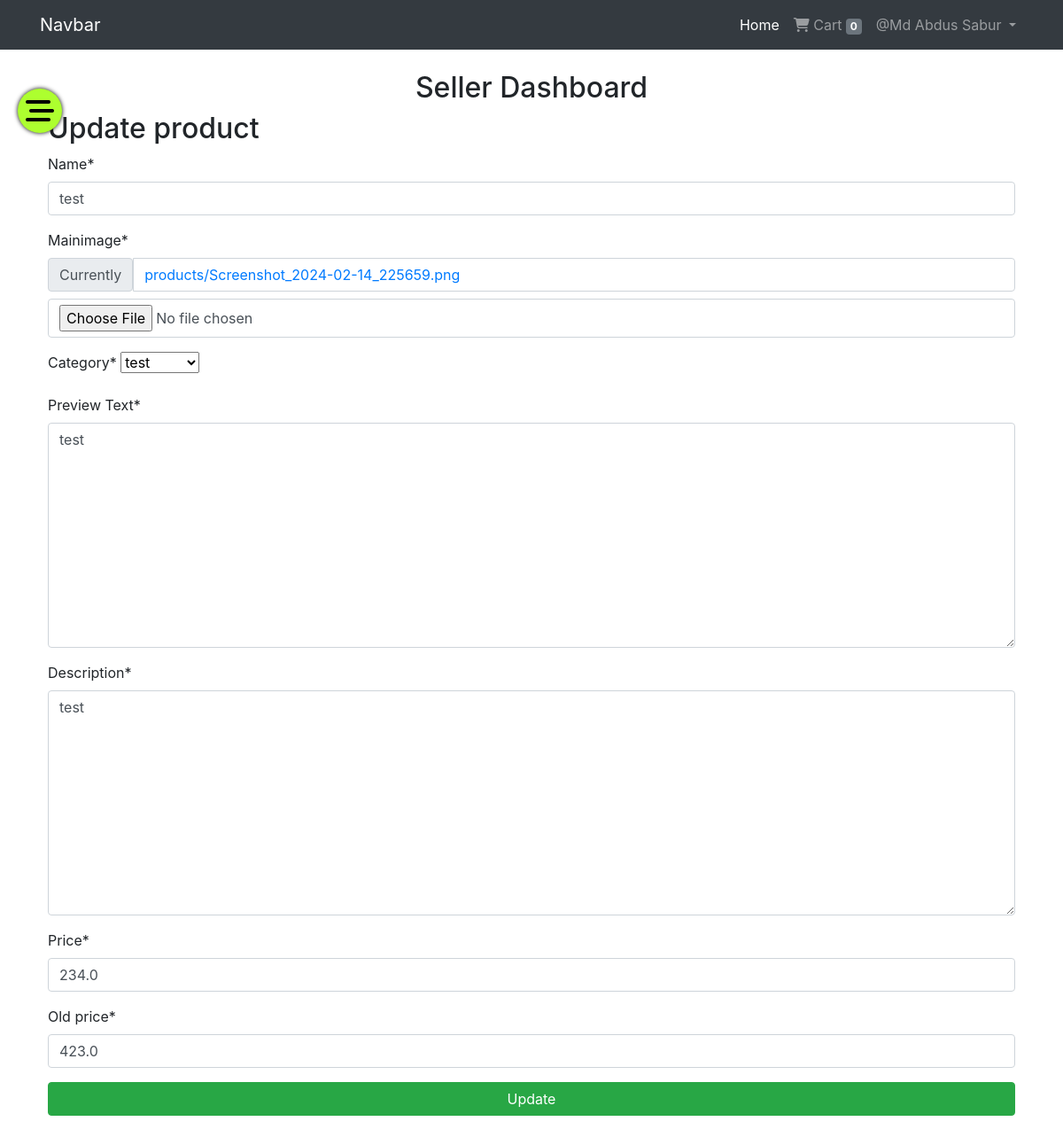
The app's page /seller/edit-product/26/ (signed in) with its own data.
### App_Auth/models.py (models this page shows, shortened)
class User(AbstractBaseUser, PermissionsMixin):
    email = models.EmailField(max_length=255, unique=True, null=False)
    role = models.CharField(max_length=10, default='user')
    is_staff = models.BooleanField(
        gettext_lazy('staff status'),
        default=False,
        help_text=gettext_lazy('Designates whether the user can log into this admin site.'),
    )
    is_active = models.BooleanField(
        gettext_lazy('active'),
        default=True,
        help_text=gettext_lazy('Designates whether this user should be treated as active. Unselect this instead of deleting accounts.'),
    )
    USERNAME_FIELD = 'email'
    objects = MyUserManager()

class Profile(models.Model):
    user = models.OneToOneField(User, on_delete=models.CASCADE, related_name='profile')
    username = models.CharField(max_length=264, blank=True)
    full_name = models.CharField(max_length=264, blank=True)
    address_1 = models.TextField(max_length=300, blank=True)
    city = models.CharField(max_length=40, blank=True)
    zipcode = models.CharField(max_length=10, blank=True)
    counrty = models.CharField(max_length=50, blank=True)
    phone = models.CharField(max_length=20, blank=True)
    date_joined = models.DateTimeField(auto_now_add = True)
    def is_fully_filled(self):
        fields_names = [f.name for f in self._meta.get_fields()]
        for field_name in fields_names:
            value = getattr(self, field_name)
            if value is None or value == '':
                return False
        return True

### App_Shop/models.py (models this page shows, shortened)
class Product(models.Model):
    created_by = models.ForeignKey(User, related_name='products', on_delete=models.CASCADE, default=1)
    name = models.CharField(max_length=264)
    mainimage = models.ImageField(upload_to='products')
    category = models.ForeignKey(Category, on_delete=models.CASCADE, related_name='category')
    preview_text = models.TextField(max_length=200, verbose_name='Preview Text')
    description = models.TextField(max_length=1000, verbose_name='Description')
    price = models.FloatField()
    old_price = models.FloatField(default=0.00)
    created_at = models.DateTimeField(auto_now_add=True)
    updated_at = models.DateTimeField(auto_now=True)
    class Meta:
        ordering = ['-updated_at','name']

### App_Seller/views.py (the view, shortened to what this page needs)
# urls.py: path('edit-product/<pk>/', edit_product , name="edit_product"),
@login_required
def edit_product(request, pk):
    if (request.user.role!='seller'):
        messages.warning(request, "Only seller can access this page.")
        return HttpResponseRedirect(reverse('App_Shop:home'))
    if not request.user.profile.is_fully_filled():
        messages.warning(request,"Complete profile details first!")
        first = reverse("App_Auth:change_profile")
        next = reverse("App_Seller:seller_dashboard")
        return redirect("{}?next={}".format(first, next))
    seller_exists = SellerProfile.objects.filter(user=request.user)
    if not seller_exists:
        messages.warning(request,"Complete seller details first!")
        first = reverse("App_Seller:fill_seller_info")
        next = reverse("App_Seller:seller_dashboard")
        return redirect("{}?next={}".format(first, next))
    edit = True
    product = Product.objects.filter(pk=pk, created_by=request.user)
    if not product.exists():
        messages.warning(request,"Product not found")
        return redirect("App_Seller:seller_products")
    product = list(product)[0]
    form = Create_Product_Form(instance=product)
    return render(request, 'App_Seller/create_product.html', context={'form': form, "edit":edit})

### App_Seller/forms.py
class Create_Product_Form(ModelForm):
    class Meta:
        model = Product
        exclude = ('created_by',)

### App_Order/templatetags/cart_tag.py (called while the page is built)
@register.filter
def cart_total(user):
    order = Order.objects.filter(user=user, ordered = False)
    if order.exists():
        return order[0].orderItems.count()
    else:
        return 0

### App_Shop/models.py (called while the page is built)
    def __str__(self):
        return self.title

### templates/App_Seller/create_product.html (shortened to what this page needs)
{% extends "App_Seller/dashboard.html" %}
{%load crispy_forms_tags%}
{% block dash_block %}
<div class="form">
    {%if edit%}
    <h2>Update product</h2>
    {%else%}
    <h2>Create a product for your shop</h2>
    {%endif%}
    <form method="POST" enctype="multipart/form-data">
        {{form|crispy}}
        <button class="btn btn-success w-100" type="submit">
            {%if edit%}
            Update
            {%else%}
            Create
            {%endif%}
        </button>
    </form>
</div>
{%endblock%}

### templates/base.html (shortened to what this page needs)
{% load cart_tag %}
{% load static %}
<!DOCTYPE html>
<html lang="en">
  <head>
    <link
      rel="stylesheet"
      href="https://cdn.jsdelivr.net/npm/bootstrap@4.0.0/dist/css/bootstrap.min.css"
    />
    <link
      rel="stylesheet"
      href="https://cdnjs.cloudflare.com/ajax/libs/font-awesome/6.5.1/css/all.min.css"
    />
    <link rel="stylesheet" href="{% static 'css/main.css' %}" />
  </head>
  <body>
    <nav class="navbar navbar-expand-lg navbar-dark bg-dark">
      <div class="container">
        <a class="navbar-brand" href="{% url 'App_Shop:home' %}">Navbar</a>
        <div class="collapse navbar-collapse" id="navbarNav">
          <ul class="navbar-nav ml-auto">
            {% if user.is_authenticated %}
            <li class="nav-item active">
              <a class="nav-link" href="{%url 'App_Shop:home'%}"
                >Home <span class="sr-only">(current)</span></a
              >
            </li>
            <li class="nav-item">
              <a class="nav-link" href="{%url 'App_Order:cart'%}">
                <i class="fa fa-shopping-cart"></i>
                Cart
                <span class="badge badge-secondary">{{request.user | cart_total}}</span>
                </a>
            </li>
            <li class="nav-item dropdown">
              <a
                class="nav-link dropdown-toggle"
                href="#"
                id="navbarDropdownMenuLink"
                data-toggle="dropdown"
                aria-haspopup="true"
                aria-expanded="false"
              >
              {%if user.profile.full_name%}
                @{{user.profile.full_name}}
              {%else%}
              @Profile
              {%endif%}
              </a>
            </li>
            {%endif%}
          </ul>
        </div>
      </div>
    </nav>
    {%if user.role == 'seller'%}
    <button type="button" class="toggle-seller"><i class="fa-solid fa-bars-staggered fa-2x"></i></button>
    {%endif%}
    <div class="container p-4">
      {% block body_block%} {% endblock %}
    </div>
  </body>
</html>

### static/css/main.css (style rules this page uses)
* { margin: 0; padding: 0; box-sizing: border-box; }
.form { width: 100%; }
.toggle-seller { position: absolute; top: 100px; left: 20px; z-index: 3; width: 50px; height: 50px; border-radius: 100%; background-color: greenyellow; border: none; outline: none; box-shadow: 0 0 5px black; cursor: pointer; display: flex; justify-content: center; align-items: center; padding: 10px; transition: 0.3s; }

### records on screen
User: user|cart_total "0", profile.full_name "Md Abdus Sabur"
Product: name "test", category "test", preview_text "test", description "test", price "234.0", old_price "423.0"
